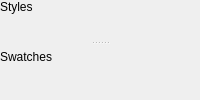
<?xml version="1.0" encoding="UTF-8"?>
<ui version="4.0">
  <class>StylesPanel</class>
  <widget class="QWidget" name="StylesPanel">
    <property name="windowTitle">
      <string>Styles</string>
    </property>
    <layout class="QVBoxLayout" name="verticalLayout">
      <property name="leftMargin">
        <number>0</number>
      </property>
      <property name="topMargin">
        <number>0</number>
      </property>
      <property name="rightMargin">
        <number>0</number>
      </property>
      <property name="bottomMargin">
        <number>0</number>
      </property>
      <property name="spacing">
        <number>4</number>
      </property>
      <item>
        <widget class="QSplitter" name="splitter">
          <property name="orientation">
            <enum>Qt::Vertical</enum>
          </property>
          <widget class="QWidget" name="editorPane" native="true">
            <layout class="QVBoxLayout" name="editorPaneLayout">
              <property name="leftMargin">
                <number>0</number>
              </property>
              <property name="topMargin">
                <number>0</number>
              </property>
              <property name="rightMargin">
                <number>0</number>
              </property>
              <property name="bottomMargin">
                <number>0</number>
              </property>
              <property name="spacing">
                <number>4</number>
              </property>
              <item>
                <widget class="QLabel" name="headingLabel">
                  <property name="text">
                    <string>Styles</string>
                  </property>
                  <property name="class" stdset="0">
                    <string>panel-heading</string>
                  </property>
                </widget>
              </item>
              <item>
                <!-- CSS editor placeholder - populated in code -->
                <widget class="QWidget" name="editorPlaceholder" native="true">
                  <property name="sizePolicy">
                    <sizepolicy hsizetype="Expanding" vsizetype="Expanding">
                      <horstretch>1</horstretch>
                      <verstretch>1</verstretch>
                    </sizepolicy>
                  </property>
                </widget>
              </item>
            </layout>
          </widget>
          <widget class="QWidget" name="swatchPane" native="true">
            <layout class="QVBoxLayout" name="swatchPaneLayout">
              <property name="leftMargin">
                <number>0</number>
              </property>
              <property name="topMargin">
                <number>0</number>
              </property>
              <property name="rightMargin">
                <number>0</number>
              </property>
              <property name="bottomMargin">
                <number>0</number>
              </property>
              <property name="spacing">
                <number>4</number>
              </property>
              <item>
                <widget class="QLabel" name="swatchesHeading">
                  <property name="text">
                    <string>Swatches</string>
                  </property>
                  <property name="class" stdset="0">
                    <string>panel-heading</string>
                  </property>
                </widget>
              </item>
              <item>
                <widget class="Linea::UI::SwatchEditor" name="swatchEditor"/>
              </item>
              <item>
                <spacer name="swatchSpacer">
                  <property name="orientation">
                    <enum>Qt::Vertical</enum>
                  </property>
                  <property name="sizeType">
                    <enum>QSizePolicy::Fixed</enum>
                  </property>
                  <property name="sizeHint" stdset="0">
                    <size>
                      <width>0</width>
                      <height>6</height>
                    </size>
                  </property>
                </spacer>
              </item>
            </layout>
          </widget>
        </widget>
      </item>
    </layout>
  </widget>
  <customwidgets>
    <customwidget>
      <class>Linea::UI::SwatchEditor</class>
      <extends>QWidget</extends>
      <header>swatch-editor.h</header>
    </customwidget>
  </customwidgets>
  <resources/>
  <connections/>
</ui>
